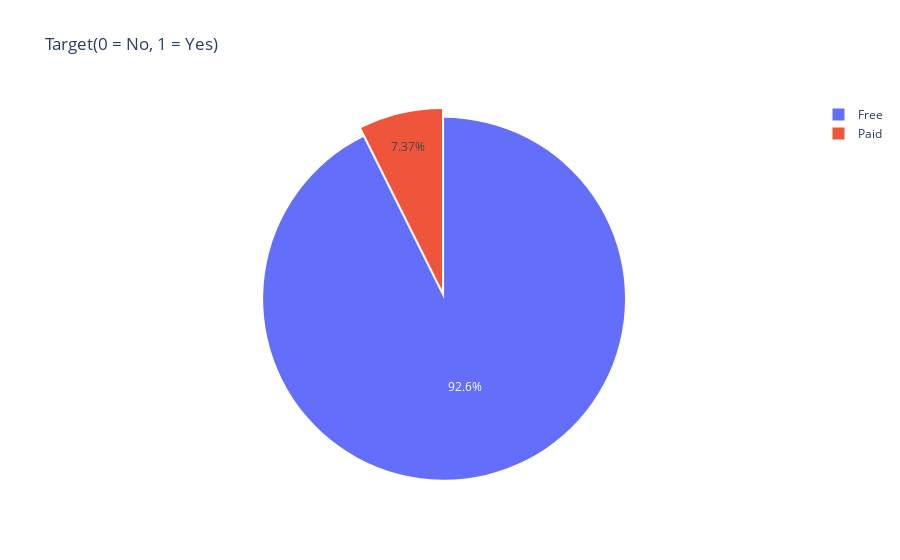

This figure's notebook cell:
### Code cell
#Data Visualization
import plotly
import plotly.graph_objs as go
from plotly.offline import init_notebook_mode, iplot
init_notebook_mode(connected=True)
col = "Type"
grouped = data[col].value_counts().reset_index()
grouped = grouped.rename(columns = {col : "count", "index" : col})

## plot
trace = go.Pie(labels=grouped[col], values=grouped['count'], pull=[0.05, 0])
layout = {'title': 'Target(0 = No, 1 = Yes)'}
fig = go.Figure(data = [trace], layout = layout)
iplot(fig)

### Figure 1 — Plotly figure (JSON) as saved in the notebook; plotly's stock layout.template omitted (floating-point values rounded to 4 significant figures)
{"data": [{"labels": ["Free", "Paid"], "pull": [0.05, 0], "type": "pie", "values": [9584, 762]}], "layout": {"title": {"text": "Target(0 = No, 1 = Yes)"}}}
